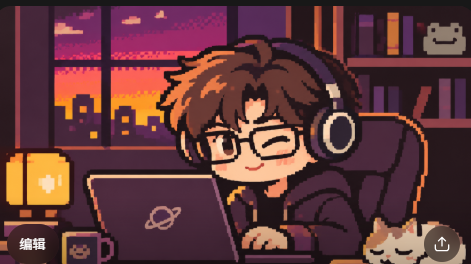
#> input picture public/assets/aistudio/image_d4b39052.png, 471 x 264 px
$ python pixel_snap_65497e65.py image_d4b39052.png out.png --width 100
#> lines starting #> are read from the running program, lines starting #| are printed output that depends on the picture
"""把 AI 生成的「伪像素」图片变成真正的像素素材。

做的事情：
  1. （可选）把纯色背景（默认 #00FF00 绿幕）抠成透明
  2. 把每个颜色锁定到主调色板（设计稿第 3.3 节的 21 色）
  3. 按「每块取出现最多的颜色」缩小到目标像素网格，得到干净的硬边像素
  4. （可选）给物件加 1px 墨色外描边
  5. 输出 1 倍原尺寸 PNG（给代码用）+ 放大预览图（给人看）

只依赖 Pillow：  pip install pillow

用法示例：
  # 背景：缩到 480 宽，锁色，去 1 遍杂点，输出 ×4 预览
  python pixel_snap.py room_bg.png out/room_bg.png --width 480 --clean 1 --preview 4

  # 物件：绿幕抠图，缩到 32 宽，加描边
  python pixel_snap.py frog_raw.png out/frog.png --width 32 --chroma 00FF00 --outline --preview 8
"""
import argparse
import os
from collections import Counter

from PIL import Image

PALETTE = [
    "1C1215", "2C161A", "3D202E", "4B243B", "582F44", "702F53", "A62B66",
    "95424A", "EA6949", "F5994A", "FDB644", "FBCDA6", "F8F0E6", "FCB989",
    "D48A59", "F8A078", "A45939", "6B3A35", "A89060", "846030", "CCB49C",
]
INK = (0x1C, 0x12, 0x15)


def hex_rgb(h):
    h = h.lstrip("#")
    return tuple(int(h[i:i + 2], 16) for i in (0, 2, 4))


def palette_image(colors):
    flat = []
    for c in colors:
        flat.extend(hex_rgb(c))
    p = Image.new("P", (1, 1))
    p.putpalette(flat + [0] * (768 - len(flat)))
    return p


# [13 lines left out: function chroma_mask, not called in this run]


def snap(img, out_w, out_h, pal, mask):
    """每个目标像素取对应区块里出现最多的调色板颜色。"""
    q = img.convert("RGB").quantize(palette=pal, dither=Image.Dither.NONE)
    qpx = q.load()
    mpx = mask.load() if mask else None
    w, h = img.size
    palette = q.getpalette()
    out = Image.new("RGBA", (out_w, out_h), (0, 0, 0, 0))
    opx = out.load()
    for ty in range(out_h):
        y0, y1 = ty * h // out_h, max((ty + 1) * h // out_h, ty * h // out_h + 1)
        for tx in range(out_w):
            x0, x1 = tx * w // out_w, max((tx + 1) * w // out_w, tx * w // out_w + 1)
            counts, solid, total = Counter(), 0, 0
            for y in range(y0, y1):
                for x in range(x0, x1):
                    total += 1
                    if mpx and mpx[x, y] == 0:
                        continue
                    solid += 1
                    counts[qpx[x, y]] += 1
            if solid * 2 < total or not counts:
                continue  # 这一块大部分是背景 → 透明
            i = counts.most_common(1)[0][0]
            opx[tx, ty] = (palette[i * 3], palette[i * 3 + 1], palette[i * 3 + 2], 255)
    return out


# [36 lines left out: functions clean_isolated, add_outline, not called in this run]


def main():
    ap = argparse.ArgumentParser(description=__doc__, formatter_class=argparse.RawDescriptionHelpFormatter)
    ap.add_argument("input")
    ap.add_argument("output")
    ap.add_argument("--width", type=int, required=True, help="目标像素宽度（高度按比例）")
    ap.add_argument("--height", type=int, help="指定目标高度（不填则按比例）")
    ap.add_argument("--chroma", help="要抠掉的背景色，例如 00FF00")
    ap.add_argument("--tol", type=int, default=120, help="抠图容差（RGB 差值之和），默认 120")
    ap.add_argument("--outline", action="store_true", help="加 1px 墨色外描边（物件用）")
    ap.add_argument("--clean", type=int, default=0, help="去杂点的次数（0 = 不去，建议 1–2）")
    ap.add_argument("--no-palette", action="store_true", help="不锁定主调色板")
    ap.add_argument("--preview", type=int, default=0, help="额外输出 N 倍放大预览图")
    a = ap.parse_args()

    img = Image.open(a.input)
#> img is the input picture: PIL image 471x264 RGB; mean R, G, B 97.6, 56.8, 59.2
    out_h = a.height or round(img.height * a.width / img.width)
#> out_h = 56
    mask = chroma_mask(img, a.chroma, a.tol) if a.chroma else None
    if a.no_palette:
        pal = img.convert("RGB").quantize(colors=64, dither=Image.Dither.NONE)
    else:
        pal = palette_image(PALETTE)
    result = snap(img, a.width, out_h, pal, mask)
#> in snap, `q = img.convert("RGB").quantize(palette=pal, dither=Image.Dither.NONE)`:
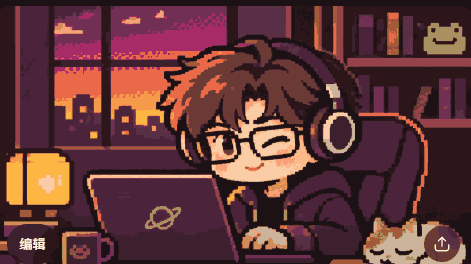
#> q: PIL image 471x264 P; mean R, G, B 97.9, 54.8, 56.9
#> in snap, `palette = q.getpalette()`: palette = 768 values, max 253 at index 30, min 0 at index 63, mean 9.81
#> in snap, `out = Image.new("RGBA", (out_w, out_h), (0, 0, 0, 0))`: out: PIL image 100x56 RGBA; every value is 0
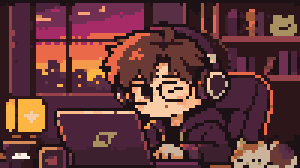
#> result: PIL image 100x56 RGBA (shown 3 times larger); mean R, G, B, A 98.9, 55.4, 57.3, 255
    if a.clean:
        result = clean_isolated(result, a.clean)
    if a.outline:
        result = add_outline(result)

    os.makedirs(os.path.dirname(os.path.abspath(a.output)), exist_ok=True)
    result.save(a.output)
    print(f"已保存 {a.output}  ({result.width}×{result.height})")
#| 已保存 out.png  (100×56)
    if a.preview:
        root, ext = os.path.splitext(a.output)
        prev = result.resize((result.width * a.preview, result.height * a.preview), Image.Resampling.NEAREST)
        prev.save(f"{root}@{a.preview}x{ext}")
        print(f"预览图 {root}@{a.preview}x{ext}")


if __name__ == "__main__":
    main()

$ run again, on public/assets/aistudio/room-layout-wireframe_f7f3e6a9.png
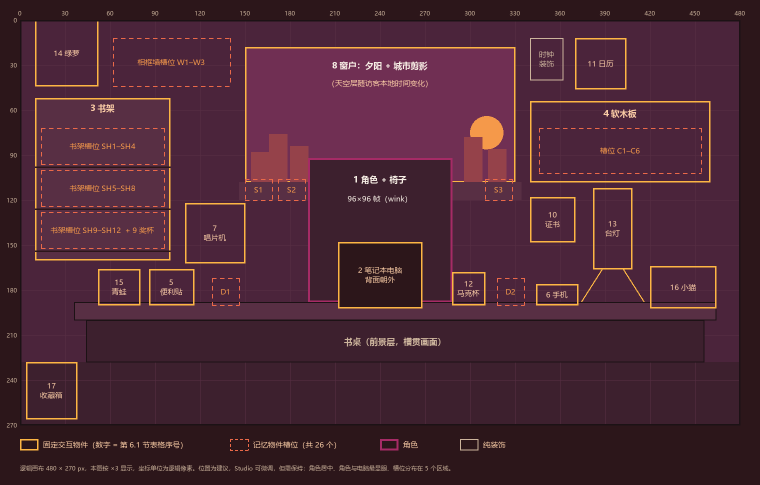
#> input picture public/assets/aistudio/room-layout-wireframe_f7f3e6a9.png, 1520 x 970 px (shown at 1/2 size)
#> in main, img is the input picture: PIL image 1520x970 RGB; mean R, G, B 75.2, 38.8, 52.7
#> palette = 768 values, max 253 at index 30, min 0 at index 63, mean 9.81
#> out: PIL image 100x64 RGBA; every value is 0
#> in main, `result = snap(img, a.width, out_h, pal, mask)`:
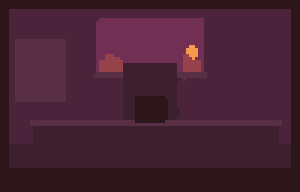
#> result: PIL image 100x64 RGBA (shown 3 times larger); mean R, G, B, A 69.6, 34.2, 51, 255
#| 已保存 out.png  (100×64)
